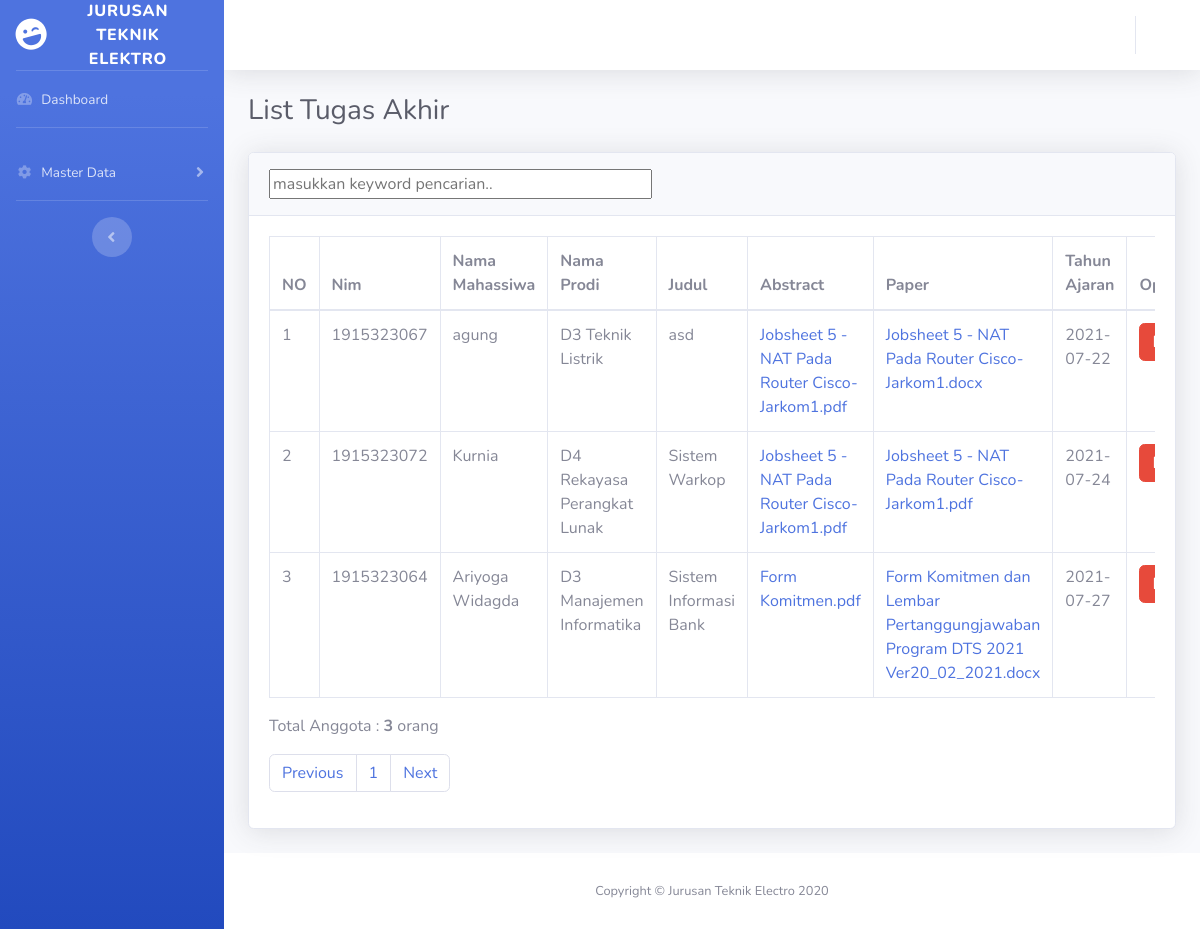
Page /pegawai/listtugasakhir.php on the committed database.
### tables this page shows
CREATE TABLE `tugasakhir` (
  `id_ta` int(11) NOT NULL,
  `nim_mhs` varchar(20) DEFAULT NULL,
  `nip_pb1` varchar(30) DEFAULT NULL,
  `nama_pb1` varchar(100) DEFAULT NULL,
  `nip_pb2` varchar(30) DEFAULT NULL,
  `nama_pb2` varchar(100) DEFAULT NULL,
  `judul` text NOT NULL,
  `status_ta` varchar(30) NOT NULL,
  `tanggal_daftar` date NOT NULL,
  `ulasan` text NOT NULL
);

CREATE TABLE `mahasiswa` (
  `nim` varchar(20) NOT NULL,
  `namamhs` varchar(50) DEFAULT NULL,
  `tempatlahir` varchar(50) DEFAULT NULL,
  `tanggallahir` date DEFAULT NULL,
  `kelas` varchar(50) DEFAULT NULL,
  `alamat` varchar(100) DEFAULT NULL,
  `notelp` varchar(30) DEFAULT NULL,
  `email` varchar(100) DEFAULT NULL,
  `status` varchar(60) DEFAULT NULL,
  `kode_prodi` varchar(10) DEFAULT NULL,
  `id_level` varchar(10) DEFAULT NULL
);

CREATE TABLE `prodi` (
  `kode_prodi` varchar(10) NOT NULL,
  `nama_prodi` varchar(40) DEFAULT NULL
);

CREATE TABLE `up_abstract` (
  `id_abstract` int(11) NOT NULL,
  `nama_file` varchar(255) NOT NULL,
  `tipe_file` varchar(255) NOT NULL,
  `file` longblob NOT NULL,
  `tgs_id` int(11) NOT NULL
);

CREATE TABLE `up_paper` (
  `id_paper` int(11) NOT NULL,
  `nama_file_paper` varchar(255) NOT NULL,
  `tipe_paper` varchar(255) NOT NULL,
  `file_paper` longblob NOT NULL,
  `tgs_id_paper` int(11) NOT NULL
);

### pegawai/listtugasakhir.php (the view, shortened to what this page needs)
<!DOCTYPE html>
<html lang="en">
<head>
    <link href="../vendor/fontawesome-free/css/all.min.css" rel="stylesheet" type="text/css">
    <link href="../css/sb-admin-2.min.css" rel="stylesheet">
</head>
<body id="page-top">
    <div id="wrapper">
        <ul class="navbar-nav bg-gradient-primary sidebar sidebar-dark accordion" id="accordionSidebar">
            <a class="sidebar-brand d-flex align-items-center justify-content-center" href="index.html">
                <div class="sidebar-brand-icon rotate-n-15">
                    <i class="fas fa-laugh-wink"></i>
                </div>
                <div class="sidebar-brand-text mx-3">Jurusan Teknik Elektro <sup></sup></div>
            </a>
            <hr class="sidebar-divider my-0">
            <li class="nav-item">
                <a class="nav-link" href="indexpegawai.php">
                    <i class="fas fa-fw fa-tachometer-alt"></i>
                    <span>Dashboard</span></a>
            </li>
            <hr class="sidebar-divider">
            <li class="nav-item">
                <a class="nav-link collapsed" href="#" data-toggle="collapse" data-target="#collapseTwo"
                    aria-expanded="true" aria-controls="collapseTwo">
                    <i class="fas fa-fw fa-cog"></i>
                    <span>Master Data</span>
                </a>
            </li>
          <hr class="sidebar-divider">
            <div class="text-center d-none d-md-inline">
                <button class="rounded-circle border-0" id="sidebarToggle"></button>
            </div>
        </ul>
        <div id="content-wrapper" class="d-flex flex-column">
            <div id="content">
                <nav class="navbar navbar-expand navbar-light bg-white topbar mb-4 static-top shadow">
                    <ul class="navbar-nav ml-auto">
                        <li class="nav-item dropdown no-arrow">
                            <a class="nav-link dropdown-toggle" href="#" id="userDropdown" role="button"
                                data-toggle="dropdown" aria-haspopup="true" aria-expanded="false">
                            </a>
                        </li>
                    </ul>
                </nav>
                <div class="container-fluid">
                    <h1 class="h3 mb-4 text-gray-800">List Tugas Akhir</h1>
                      <div class="card shadow mb-4">
                        <div class="card-header py-3">
                    <form action="">
                        <input type="text" placeholder="masukkan keyword pencarian.." size="40" id="keyword_ta">
                        </form>
                        </div>
                        <div id="container_ta">
                        <div class="card-body">
                            <div class="table-responsive">
                                <table class="table table-bordered" id="dataTable" width="100%" cellspacing="0">
                                    <thead>
                                        <tr>
                                        <th>NO</th>
                                        <th>Nim</th>
                                        <th>Nama Mahassiwa</th>
                                        <th>Nama Prodi</th>
                                        <th>Judul</th>
                                        <th>Abstract</th>
                                        <th>Paper</th>
                                        <th>Tahun Ajaran</th>
                                        <th>Opsi</th>
                                        </tr>
                                    </thead>
                                    <tbody>
                                    <?php
                                        include '../koneksi.php';
                                        $batas=5;
                                        $halaman=@$_GET['halaman'];
                                                $mulai    =($halaman>1) ? ($halaman * $batas) - $batas : 0;
                                        if(empty($halaman)){
                                            $posisi=0;
                                            $halaman=1;
                                        }
                                        else{
                                            $posisi=($halaman-1)*$batas;
                                        }
                                        $query2=mysqli_query($koneksi,"select * from tugasakhir");
                                        $jmlhdata=mysqli_num_rows($query2);
                                        $jmlhhalaman=ceil($jmlhdata/$batas);
                                        $query=" select * from tugasakhir join mahasiswa on tugasakhir.nim_mhs = mahasiswa.nim
                                        join prodi on mahasiswa.kode_prodi = prodi.kode_prodi
                                        join up_abstract on tugasakhir.id_ta = up_abstract.tgs_id
                                        join up_paper on tugasakhir.id_ta = up_paper.tgs_id_paper
                                        where tugasakhir.status_ta='lulus'
                                        LIMIT $posisi,$batas";
                                        $no=$mulai+1;
                                        $data=mysqli_query($koneksi,$query);
                                        while($d = mysqli_fetch_array($data)){
                                            ?>
                                        <tr>
                                        <Td><?php echo $no++ ?></Td>
                                        <Td><?php echo $d['nim']; ?></Td>
                                        <Td><?php echo $d['namamhs']; ?></Td>
                                        <Td><?php echo $d['nama_prodi']; ?></Td>
                                        <Td><?php echo $d['judul']; ?></Td>
                                        <Td><a href="../mahasiswa/view_abstract.php?id=<?php echo $d['id_ta']; ?>" target="_blank"><?php echo $d['nama_file']; ?></a></Td>
                                         <Td><a href="../mahasiswa/view_paper.php?id=<?php echo $d['id_ta']; ?>" target="_blank"><?php echo $d['nama_file_paper']; ?></a></Td>
                                         <Td><?php echo $date=date($d['tanggal_daftar']); ?></Td>
                                         <td><a class="btn btn-danger" onclick="return confirm('Apakah Yakin Untuk Hapus Data?')" href="hapusta.php?id=<?php echo $d['id_ta']; ?>">HAPUS</a></td>
                                        </tr>
                                        <?php
                                        }
                                            ?>
                                    </tbody>
                                        </table>
                            </div>
				 <?php   echo"<p> Total Anggota : <b>$jmlhdata</b> orang</p>"; ?>
                                            <nav aria-label="Page navigation example">
                                            <ul class="pagination">
                                            <li class="page-item"><a class="page-link" href="listtugasakhir.php?halaman=<?php echo $halaman-1; ?>">Previous</a></li>
                                            <?php for($i=1; $i<=$jmlhhalaman; $i++){
                                             ?>
                                            <li class="page-item"><a class="page-link" href="listtugasakhir.php?halaman=<?php echo $i; ?>"><?php echo"".$i; ?></a></li>
                                        <?php   } ?>
                                        <li class="page-item"><a class="page-link" href="listtugasakhir.php?halaman=<?php  echo $halaman+1; ?>">Next</a></li>
                                        </ul>
                                        </nav>
                        </div>
                    </div>
                </div>
            </div>
            <footer class="sticky-footer bg-white">
                <div class="container my-auto">
                    <div class="copyright text-center my-auto">
                        <span>Copyright &copy; Jurusan Teknik Electro 2020</span>
                    </div>
                </div>
            </footer>
        </div>
    </div>
</body>
</html>

### rows in the picture
tugasakhir: nim_mhs.nim "1915323067", nim_mhs.namamhs "agung", prodi.nama_prodi "D3 Teknik Listrik", judul "asd", up_abstract.nama_file "Jobsheet 5 - NAT Pada Router Cisco-Jarkom1.pdf", up_paper.nama_file_paper "Jobsheet 5 - NAT Pada Router Cisco-Jarkom1.docx", tanggal_daftar "2021-07-22"
tugasakhir: nim_mhs.nim "1915323072", nim_mhs.namamhs "Kurnia", prodi.nama_prodi "D4 Rekayasa Perangkat Lunak", judul "Sistem Warkop", up_abstract.nama_file "Jobsheet 5 - NAT Pada Router Cisco-Jarkom1.pdf", up_paper.nama_file_paper "Jobsheet 5 - NAT Pada Router Cisco-Jarkom1.pdf", tanggal_daftar "2021-07-24"
tugasakhir: nim_mhs.nim "1915323064", nim_mhs.namamhs "Ariyoga Widagda", prodi.nama_prodi "D3 Manajemen Informatika", judul "Sistem Informasi Bank", up_abstract.nama_file "Form Komitmen.pdf", up_paper.nama_file_paper "Form Komitmen dan Lembar Pertanggungjawaban Program DTS 2021 Ver20_02_2021.docx", tanggal_daftar "2021-07-27"

### other values in the picture
$jmlhdata "3"
